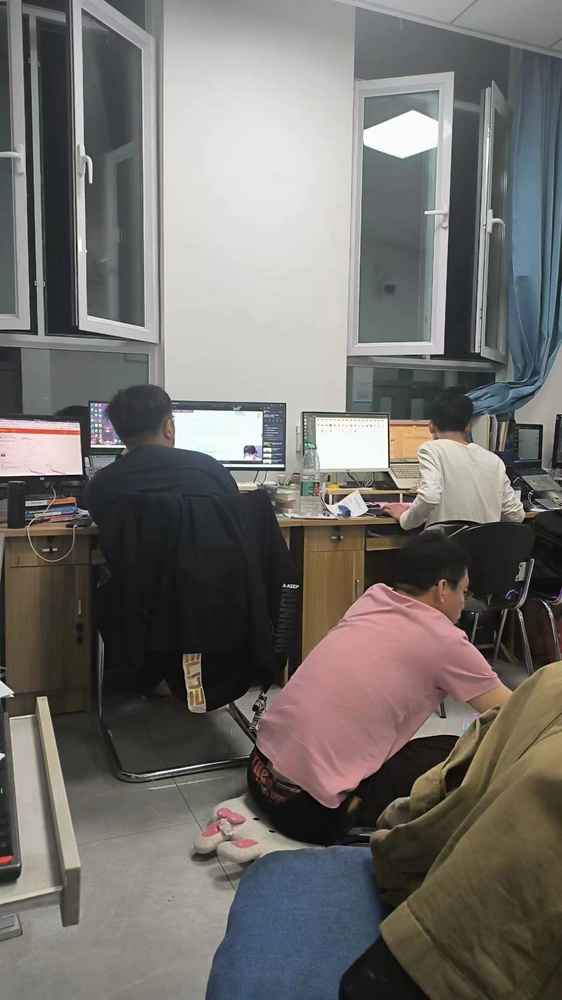
#> input picture experiment/1.jpg, 562 x 1000 px, shrunk from 1280 x 2278 before the run
$ python ORB-matching.py
#> lines starting #> are read from the running program, lines starting #| are printed output that depends on the picture
import cv2

# 读取两张图片
img1 = cv2.imread('1.jpg')
#> img1 is the input picture: shape (1000, 562, 3); mean B, G, R 107.8, 111.1, 114.1
img2 = cv2.imread('2.jpg')
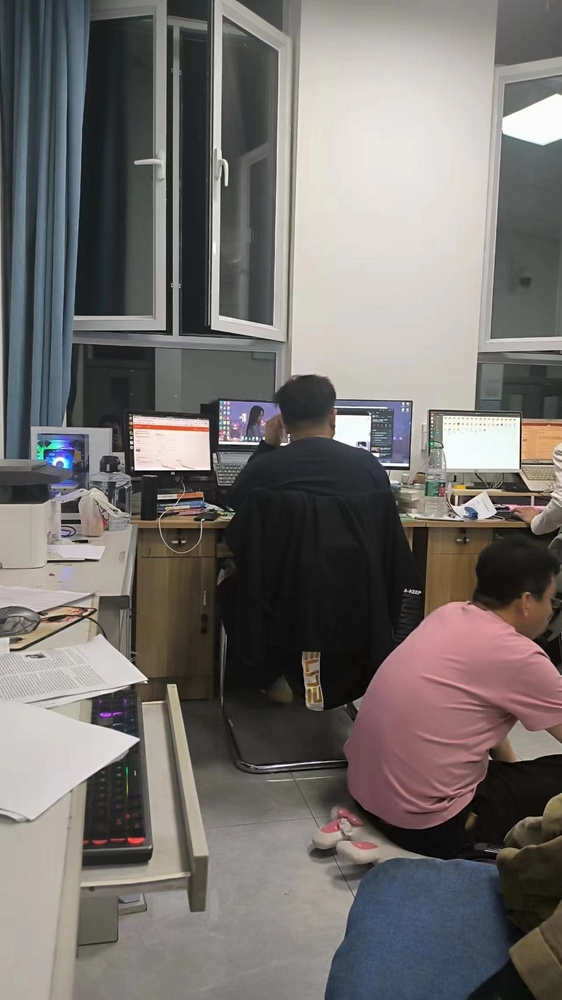
#> input picture experiment/2.jpg, 562 x 1000 px, shrunk from 1280 x 2278 before the run
#> img2 is the input picture: shape (1000, 562, 3); mean B, G, R 109.6, 112, 116.1

# 提取特征点和描述符
orb = cv2.ORB_create()
kp1, des1 = orb.detectAndCompute(img1, None)
#> kp1 = 500 keypoints; strongest (x, y, size): (282, 465, 31), (282, 468, 31), (81, 473, 31), (265, 448, 31)
kp2, des2 = orb.detectAndCompute(img2, None)
#> kp2 = 500 keypoints; strongest (x, y, size): (132, 439, 31), (209, 469, 31), (136, 469, 31), (130, 442, 31)

# 进行特征点匹配
bf = cv2.BFMatcher(cv2.NORM_HAMMING, crossCheck=True)
matches = bf.match(des1, des2)
#> matches = 177 matches

# 匹配后选取最佳匹配点
matches = sorted(matches, key=lambda x: x.distance)
good_matches = matches[0:10]
#> good_matches = 10 matches

# 绘制结果
result = cv2.drawMatches(img1, kp1, img2, kp2, good_matches, None, flags=2)
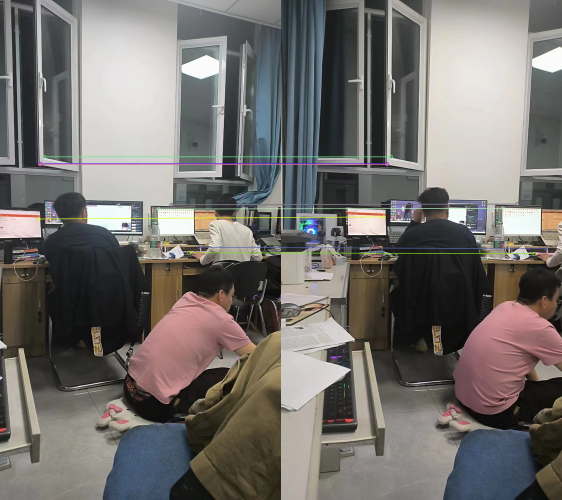
#> result: shape (1000, 1124, 3) (shown at 1/2 size); mean B, G, R 108.8, 111.9, 115.3
cv2.imshow('result', result)
cv2.waitKey()
